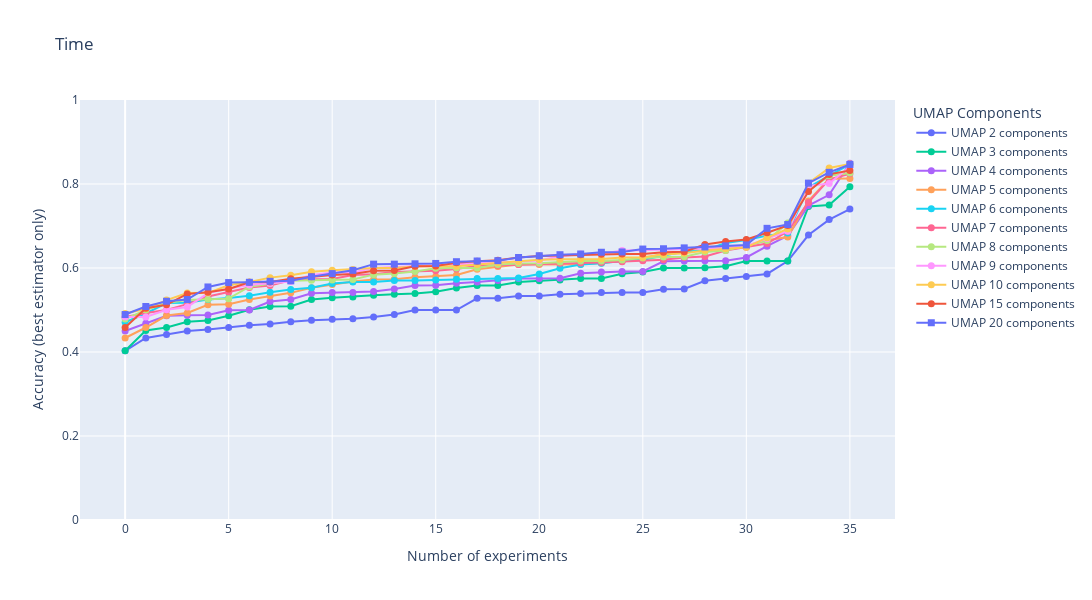

Notebook source saved alongside this figure:
### Code cell
df = results.copy()
df = filter_domain_time_only(df)
df = filter_features_all(df)
df = filter_reducer_over_all(df)
df = filter_scaler_none(df)
df = filter_view_standardized_inter_balanced(df)
# df = pd.concat([filter_only_reducer_dataset_diferent_from_train(df), filter_only_reducer_dataset_equals_train_dataset(df)])
df = filter_only_reducer_dataset_diferent_from_train(df)
df = filter_same_train_test(df)
df = best_of_each_estimator(df)

marker_colors = list(itertools.product(markers, colors))

fig = go.Figure()

for i, n_components in enumerate(sorted(df["umap components"].unique())):
    df_comp = df[df["umap components"] == n_components]
    # df_comp = best_of_each_estimator(df_comp)
    df_comp.sort_values(by="accuracy (mean)", inplace=True)
    fig.add_trace(
        go.Scatter(
            x=list(range(len(df_comp))),
            y=df_comp["accuracy (mean)"],
            name=f"UMAP {n_components} components",
            mode="lines+markers",
            marker=dict(
                color=marker_colors[i][1],
                symbol=marker_colors[i][0],
                size=7,
            ),
        )
    )

fig.update_layout(
    title="Time",
    xaxis_title="Number of experiments",
    yaxis_title="Accuracy (best estimator only)",
    legend_title="UMAP Components",
    width=1200,
    height=600,
    yaxis=dict(range=[0, 1]),
    # xaxis=dict(tickmode="linear")
)
fig.show()

### Figure 1 — Plotly figure (JSON) as saved in the notebook; plotly's stock layout.template omitted (floating-point values rounded to 4 significant figures)
{"data": [{"marker": {"color": "#636EFA", "size": 7, "symbol": "circle"}, "mode": "lines+markers", "name": "UMAP 2 components", "type": "scatter", "x": [0, 1, 2, 3, 4, 5, 6, 7, 8, 9, 10, 11, 12, 13, 14, 15, 16, 17, 18, 19, 20, 21, 22, 23, 24, 25, 26, 27, 28, 29, 30, 31, 32, 33, 34, 35], "y": [0.4028, 0.4333, 0.4417, 0.45, 0.4535, 0.4583, 0.4639, 0.4667, 0.4722, 0.4758, 0.4778, 0.4792, 0.4833, 0.4892, 0.5, 0.5, 0.5, 0.5278, 0.5278, 0.5333, 0.5333, 0.5375, 0.5392, 0.5417, 0.5417, 0.5417, 0.5493, 0.55, 0.5694, 0.575, 0.5799, 0.5858, 0.6167, 0.6785, 0.7153, 0.7403]}, {"marker": {"color": "#00CC96", "size": 7, "symbol": "circle"}, "mode": "lines+markers", "name": "UMAP 3 components", "type": "scatter", "x": [0, 1, 2, 3, 4, 5, 6, 7, 8, 9, 10, 11, 12, 13, 14, 15, 16, 17, 18, 19, 20, 21, 22, 23, 24, 25, 26, 27, 28, 29, 30, 31, 32, 33, 34, 35], "y": [0.4028, 0.4514, 0.4583, 0.4722, 0.475, 0.4861, 0.5007, 0.5083, 0.5092, 0.525, 0.5292, 0.5312, 0.535, 0.5375, 0.5392, 0.5433, 0.5525, 0.5583, 0.5583, 0.5667, 0.5694, 0.5715, 0.575, 0.575, 0.5861, 0.5903, 0.6, 0.6, 0.6007, 0.6042, 0.6167, 0.6167, 0.6167, 0.7465, 0.75, 0.7937]}, {"marker": {"color": "#AB63FA", "size": 7, "symbol": "circle"}, "mode": "lines+markers", "name": "UMAP 4 components", "type": "scatter", "x": [0, 1, 2, 3, 4, 5, 6, 7, 8, 9, 10, 11, 12, 13, 14, 15, 16, 17, 18, 19, 20, 21, 22, 23, 24, 25, 26, 27, 28, 29, 30, 31, 32, 33, 34, 35], "y": [0.45, 0.4683, 0.4861, 0.4875, 0.4883, 0.4993, 0.5, 0.5201, 0.525, 0.54, 0.5417, 0.5417, 0.5442, 0.55, 0.5583, 0.5592, 0.5639, 0.5667, 0.5701, 0.575, 0.575, 0.5757, 0.5875, 0.5903, 0.5917, 0.5917, 0.616, 0.6167, 0.6174, 0.6175, 0.625, 0.6521, 0.6771, 0.7486, 0.7743, 0.8493]}, {"marker": {"color": "#FFA15A", "size": 7, "symbol": "circle"}, "mode": "lines+markers", "name": "UMAP 5 components", "type": "scatter", "x": [0, 1, 2, 3, 4, 5, 6, 7, 8, 9, 10, 11, 12, 13, 14, 15, 16, 17, 18, 19, 20, 21, 22, 23, 24, 25, 26, 27, 28, 29, 30, 31, 32, 33, 34, 35], "y": [0.4333, 0.4583, 0.4868, 0.4931, 0.5125, 0.5139, 0.525, 0.5333, 0.5408, 0.5528, 0.5608, 0.5681, 0.5725, 0.5733, 0.5778, 0.58, 0.5833, 0.5972, 0.6035, 0.6083, 0.6083, 0.6083, 0.6092, 0.6118, 0.6167, 0.6225, 0.634, 0.6389, 0.65, 0.6517, 0.6528, 0.666, 0.6736, 0.7597, 0.8125, 0.8132]}, {"marker": {"color": "#19D3F3", "size": 7, "symbol": "circle"}, "mode": "lines+markers", "name": "UMAP 6 components", "type": "scatter", "x": [0, 1, 2, 3, 4, 5, 6, 7, 8, 9, 10, 11, 12, 13, 14, 15, 16, 17, 18, 19, 20, 21, 22, 23, 24, 25, 26, 27, 28, 29, 30, 31, 32, 33, 34, 35], "y": [0.4708, 0.4917, 0.5167, 0.5174, 0.525, 0.5285, 0.534, 0.5425, 0.5486, 0.5528, 0.5633, 0.5667, 0.5667, 0.57, 0.5701, 0.5717, 0.5733, 0.575, 0.575, 0.5764, 0.5858, 0.5992, 0.6083, 0.6111, 0.6167, 0.6192, 0.63, 0.6389, 0.6417, 0.6597, 0.6667, 0.6771, 0.6833, 0.7917, 0.8201, 0.8465]}, {"marker": {"color": "#FF6692", "size": 7, "symbol": "circle"}, "mode": "lines+markers", "name": "UMAP 7 components", "type": "scatter", "x": [0, 1, 2, 3, 4, 5, 6, 7, 8, 9, 10, 11, 12, 13, 14, 15, 16, 17, 18, 19, 20, 21, 22, 23, 24, 25, 26, 27, 28, 29, 30, 31, 32, 33, 34, 35], "y": [0.4833, 0.4931, 0.5, 0.5139, 0.5319, 0.5425, 0.5535, 0.5583, 0.5708, 0.5733, 0.5736, 0.5833, 0.585, 0.5903, 0.5917, 0.5938, 0.5975, 0.6056, 0.6067, 0.6083, 0.61, 0.6111, 0.6117, 0.6132, 0.615, 0.6175, 0.6194, 0.625, 0.6275, 0.6417, 0.6493, 0.6583, 0.6875, 0.7562, 0.8111, 0.8243]}, {"marker": {"color": "#B6E880", "size": 7, "symbol": "circle"}, "mode": "lines+markers", "name": "UMAP 8 components", "type": "scatter", "x": [0, 1, 2, 3, 4, 5, 6, 7, 8, 9, 10, 11, 12, 13, 14, 15, 16, 17, 18, 19, 20, 21, 22, 23, 24, 25, 26, 27, 28, 29, 30, 31, 32, 33, 34, 35], "y": [0.4783, 0.5, 0.5167, 0.5236, 0.5257, 0.5271, 0.5556, 0.5625, 0.5694, 0.5708, 0.5717, 0.5725, 0.5842, 0.5867, 0.5917, 0.5992, 0.6, 0.6, 0.6083, 0.6108, 0.6111, 0.6142, 0.6167, 0.6167, 0.6192, 0.6236, 0.6264, 0.6271, 0.6382, 0.6417, 0.6528, 0.6653, 0.7069, 0.784, 0.8194, 0.8264]}, {"marker": {"color": "#FF97FF", "size": 7, "symbol": "circle"}, "mode": "lines+markers", "name": "UMAP 9 components", "type": "scatter", "x": [0, 1, 2, 3, 4, 5, 6, 7, 8, 9, 10, 11, 12, 13, 14, 15, 16, 17, 18, 19, 20, 21, 22, 23, 24, 25, 26, 27, 28, 29, 30, 31, 32, 33, 34, 35], "y": [0.4833, 0.4833, 0.5007, 0.5069, 0.5403, 0.5514, 0.5597, 0.5633, 0.5681, 0.5833, 0.5892, 0.5896, 0.6, 0.6025, 0.605, 0.6058, 0.6083, 0.6117, 0.6133, 0.6153, 0.6181, 0.6278, 0.6333, 0.6333, 0.6417, 0.6425, 0.6431, 0.645, 0.6467, 0.6479, 0.6528, 0.6701, 0.6875, 0.7951, 0.8014, 0.841]}, {"marker": {"color": "#FECB52", "size": 7, "symbol": "circle"}, "mode": "lines+markers", "name": "UMAP 10 components", "type": "scatter", "x": [0, 1, 2, 3, 4, 5, 6, 7, 8, 9, 10, 11, 12, 13, 14, 15, 16, 17, 18, 19, 20, 21, 22, 23, 24, 25, 26, 27, 28, 29, 30, 31, 32, 33, 34, 35], "y": [0.4917, 0.5028, 0.5236, 0.5403, 0.5408, 0.559, 0.5667, 0.5771, 0.5826, 0.5908, 0.5944, 0.5967, 0.6, 0.6, 0.6033, 0.6042, 0.6042, 0.6083, 0.6125, 0.6153, 0.6194, 0.6208, 0.6217, 0.6217, 0.625, 0.6258, 0.6319, 0.635, 0.6417, 0.6458, 0.6492, 0.6722, 0.6931, 0.8021, 0.8382, 0.8479]}, {"marker": {"color": "#EF553B", "size": 7, "symbol": "circle"}, "mode": "lines+markers", "name": "UMAP 15 components", "type": "scatter", "x": [0, 1, 2, 3, 4, 5, 6, 7, 8, 9, 10, 11, 12, 13, 14, 15, 16, 17, 18, 19, 20, 21, 22, 23, 24, 25, 26, 27, 28, 29, 30, 31, 32, 33, 34, 35], "y": [0.4583, 0.5042, 0.5125, 0.5382, 0.5424, 0.55, 0.5658, 0.5667, 0.5742, 0.5792, 0.5833, 0.5858, 0.5933, 0.5942, 0.6042, 0.605, 0.6125, 0.6158, 0.6183, 0.625, 0.6283, 0.6299, 0.6313, 0.6325, 0.6333, 0.6333, 0.6375, 0.6389, 0.6558, 0.6632, 0.6681, 0.684, 0.7014, 0.7819, 0.8229, 0.8319]}, {"marker": {"color": "#636EFA", "size": 7, "symbol": "square"}, "mode": "lines+markers", "name": "UMAP 20 components", "type": "scatter", "x": [0, 1, 2, 3, 4, 5, 6, 7, 8, 9, 10, 11, 12, 13, 14, 15, 16, 17, 18, 19, 20, 21, 22, 23, 24, 25, 26, 27, 28, 29, 30, 31, 32, 33, 34, 35], "y": [0.4892, 0.5083, 0.5208, 0.525, 0.5549, 0.5653, 0.566, 0.5683, 0.5694, 0.5792, 0.5867, 0.5944, 0.6092, 0.6092, 0.61, 0.6108, 0.615, 0.6167, 0.6175, 0.625, 0.6292, 0.6317, 0.6333, 0.6375, 0.6382, 0.6451, 0.6458, 0.6479, 0.65, 0.6528, 0.655, 0.6944, 0.7035, 0.8021, 0.8278, 0.8465]}], "layout": {"height": 600, "legend": {"title": {"text": "UMAP Components"}}, "title": {"text": "Time"}, "width": 1200, "xaxis": {"title": {"text": "Number of experiments"}}, "yaxis": {"range": [0, 1], "title": {"text": "Accuracy (best estimator only)"}}}}
